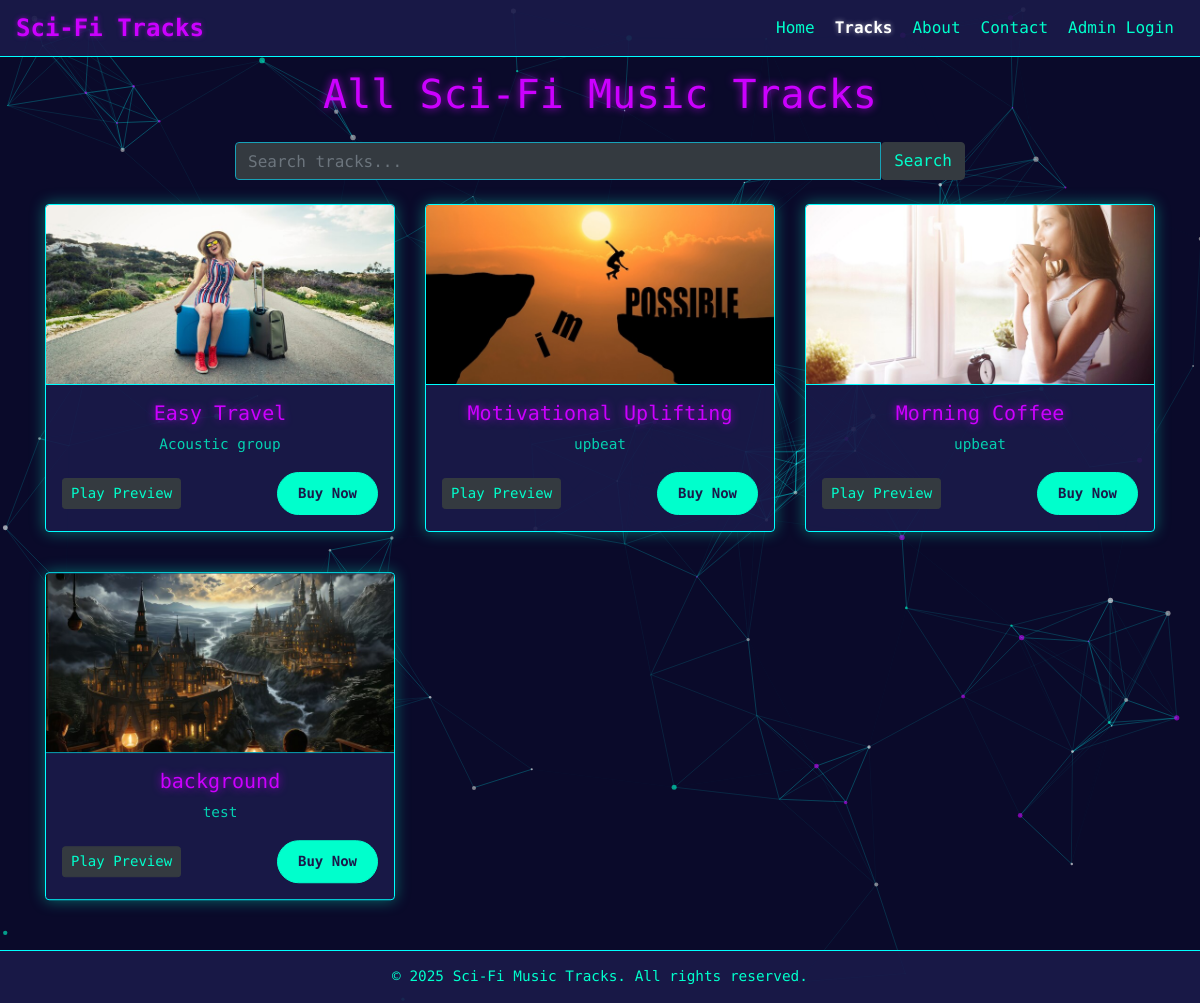
Screenshot of /shop/tracks.php with the database file from the repository.
### tables this page shows
CREATE TABLE IF NOT EXISTS `tracks` (
  `id` int NOT NULL AUTO_INCREMENT,
  `name` varchar(255) NOT NULL,
  `description` text,
  `file_name` varchar(255) DEFAULT NULL,
  `image_name` varchar(255) DEFAULT NULL,
  `created_at` timestamp NULL DEFAULT CURRENT_TIMESTAMP,
  PRIMARY KEY (`id`)
);

### shop/tracks.php (the view, shortened to what this page needs)
<?php
require_once 'includes/header.php';
require_once 'admin/includes/db_connection.php';
$search_query = "";
$sql = "";
$general_err = "";
if ($link === false) {
    $general_err = "Database connection error. Tracks cannot be displayed.";
} else {
    if (isset($_GET['search_query']) && !empty(trim($_GET['search_query']))) {
        $search_query = trim($_GET['search_query']);
        $sql = "SELECT id, name, description, image_name, file_name FROM tracks WHERE LOWER(name) LIKE ? OR LOWER(description) LIKE ? ORDER BY created_at DESC";
        $param_types = "ss";
        $like_search_query = '%' . strtolower($search_query) . '%';
        $params = [$like_search_query, $like_search_query];
        $search_message = "Showing tracks matching: <strong>" . htmlspecialchars($search_query) . "</strong>";
    } else {
        $sql = "SELECT id, name, description, image_name, file_name FROM tracks ORDER BY created_at DESC";
         $search_query = "";
    }
    $result = null;
    if (empty($general_err)) {
        if ($stmt = mysqli_prepare($link, $sql)) {
            if (mysqli_stmt_execute($stmt)) {
                $result = mysqli_stmt_get_result($stmt);
            } else {
                $general_err = "ERROR: Could not execute query. " . mysqli_stmt_error($stmt);
            }
        } else {
            $general_err = "ERROR: Could not prepare query. " . mysqli_error($link);
        }
    }
}
?>
    <h1 class="text-center mb-4">All Sci-Fi Music Tracks</h1>
    <div class="row justify-content-center mb-4">
        <div class="col-md-8">
            <form method="get" action="tracks.php">
                <div class="input-group">
                    <input type="text" class="form-control bg-dark text-info border-info" placeholder="Search tracks..." name="search_query" value="<?php echo htmlspecialchars($search_query); ?>">
                    <button class="btn btn-secondary" type="submit">Search</button>
                </div>
            </form>
        </div>
    </div>
    <div class="row">
        <?php
        if (empty($general_err) && $result && mysqli_num_rows($result) > 0):
        ?>
            <?php while ($row = mysqli_fetch_assoc($result)): ?>
                <div class="col-md-4">
                    <div class="card">
                        <?php
                        $image_path = '';
                        $image_exists = false;
                        $public_image_directory = 'images/tracks/';
                        if (!empty($row['image_name'])) {
                            $server_image_path = __DIR__ . '/' . $public_image_directory . $row['image_name'];
                            if (file_exists($server_image_path)) {
                                $image_path = $public_image_directory . htmlspecialchars($row['image_name']);
                                $image_exists = true;
                            }
                        }
                        ?>
                        <?php if ($image_exists): ?>
                            <img src="<?php echo $image_path; ?>" class="card-img-top" alt="<?php echo htmlspecialchars($row['name']); ?>">
                        <?php else: ?>
                            <div class="card-img-top bg-secondary text-white d-flex align-items-center justify-content-center" style="height: 180px;">
                                No Image
                            </div>
                        <?php endif; ?>
                        <div class="card-body">
                            <h5 class="card-title"><?php echo htmlspecialchars($row['name']); ?></h5>
                            <?php if (!empty($row['description'])): ?>
                                <p class="card-text"><?php echo nl2br(htmlspecialchars($row['description'])); ?></p>
                            <?php endif; ?>
                            <div class="d-flex justify-content-between align-items-center">
                                <a href="player.php?id=<?php echo $row['id']; ?>" class="btn btn-secondary btn-sm btn-play <?php echo empty($row['file_name']) ? 'disabled' : ''; ?>" <?php echo empty($row['file_name']) ? 'aria-disabled="true"' : ''; ?>>
                                    Play Preview
                                </a>
                                <button class="btn btn-sm btn-primary btn-buy" data-track-name="<?php echo htmlspecialchars($row['name']); ?>">Buy Now</button>
                            </div>
                        </div>
                    </div>
                </div>
            <?php endwhile; ?>
        <?php elseif (empty($general_err)):  ?>
             <div class="col-12">
                 <p class="text-center text-muted">No music tracks available yet.</p>
             </div>
        <?php endif; ?>
    </div>
<?php
require_once 'includes/footer.php';
?>

### shop/includes/header.php (shortened to what this page needs)
<?php
$currentPage = basename($_SERVER['PHP_SELF']);
?>
<!DOCTYPE html>
<html lang="en">
<head>
    <link rel="stylesheet" href="https://stackpath.bootstrapcdn.com/bootstrap/4.5.2/css/bootstrap.min.css">
    <link rel="stylesheet" href="style.css">
    <link rel="stylesheet" href="https://cdnjs.cloudflare.com/ajax/libs/animate.css/4.1.1/animate.min.css" />
</head>
<body>
    <div id="particles-js"></div>
    <nav class="navbar navbar-expand-lg navbar-dark fixed-top">
        <a class="navbar-brand" href="../index.html">Sci-Fi Tracks</a>
        <div class="collapse navbar-collapse" id="navbarNav">
            <ul class="navbar-nav ml-auto">
                <li class="nav-item <?php echo ($currentPage == 'index.php' || $currentPage == '') ? 'active' : ''; ?>">
                    <a class="nav-link" href="index.php">Home <span class="sr-only">(current)</span></a>
                </li>
                <li class="nav-item <?php echo ($currentPage == 'tracks.php') ? 'active' : ''; ?>">
                    <a class="nav-link" href="tracks.php">Tracks</a>
                </li>
                <li class="nav-item <?php echo ($currentPage == 'about.php') ? 'active' : ''; ?>">
                    <a class="nav-link" href="about.php">About</a>
                </li>
                <li class="nav-item <?php echo ($currentPage == 'contact.php') ? 'active' : ''; ?>">
                    <a class="nav-link" href="contact.php">Contact</a>
                </li>
                <li class="nav-item">
                    <a class="nav-link" href="admin/login.php">Admin Login</a>
                </li>
            </ul>
        </div>
    </nav>
    <div class="container">

### shop/includes/footer.php (shortened to what this page needs)
</div>
<footer>
        <p class="text-center">© <?php echo date("Y"); ?> Sci-Fi Music Tracks. All rights reserved.</p>
</footer>
</body>
</html>

### shop/style.css (style rules this page uses)
body { background-color: #0a0a2a; color: #00ffcc; font-family: 'Share Tech Mono', monospace; min-height: 100vh; position: relative; overflow-x: hidden; margin: 0; padding: 0; }
#particles-js { position: fixed; top: 0; left: 0; width: 100%; height: 100%; z-index: -1; background-color: #0a0a2a; pointer-events: none; margin: 0; padding: 0; overflow: hidden; }
.navbar { background-color: rgba(26, 26, 74, 0.9) !important; border-bottom: 1px solid #00ffff; z-index: 10; padding: 5px 1rem !important; }
.navbar-brand { color: #cc00ff !important; text-shadow: 0 0 5px rgba(204, 0, 255, 0.6); font-weight: bold; font-size: 1.5em; padding: 5px 0 !important; }
.navbar-nav .nav-link { color: #00ffcc !important; transition: color 0.3s ease; padding: 5px 10px !important; }
.navbar-nav .nav-item.active .nav-link { color: #ffffff !important; font-weight: bold; text-shadow: 0 0 5px rgba(255, 255, 255, 0.6); }
.container { position: relative; z-index: 1; margin-top: 70px; padding-bottom: 10px; }
h1, h2, .card-title { color: #cc00ff; text-shadow: 0 0 8px rgba(204, 0, 255, 0.8); }
.card { background-color: rgba(26, 26, 74, 0.9); border: 1px solid #00ffff; color: #00ffcc; margin-bottom: 20px; text-align: center; box-shadow: 0 0 15px rgba(0, 255, 204, 0.4); transition: transform 0.3s ease-in-out, box-shadow 0.3s ease-in-out; position: relative; z-index: 2; overflow: hidden; }
.card img { border-bottom: 1px solid #00ffff; height: 180px; object-fit: cover; width: 100%; }
.card-body { padding: 1rem; }
.card-title { font-size: 1.25rem; margin-bottom: 0.5rem; color: #cc00ff; text-shadow: 0 0 8px rgba(204, 0, 255, 0.8); }
.card-text { font-size: 0.9rem; color: rgba(0, 255, 204, 0.8); line-height: 1.6; }
.card p { line-height: 1.6; }
.btn-buy { background-color: #00ffcc; border-color: #00ffcc; color: #1a1a4a; font-weight: bold; padding: 10px 20px; border-radius: 25px; transition: background-color 0.3s ease, border-color 0.3s ease, color 0.3s ease, box-shadow 0.3s ease; }
.btn-secondary { background-color: #343a40; border-color: #343a40; color: #00ffcc; transition: background-color 0.3s ease, border-color 0.3s ease, color 0.3s ease; }
a.btn-play { display: inline-flex; align-items: center; justify-content: center; cursor: pointer; transition: color 0.3s ease; text-decoration: none; color: inherit; }
.featured-track-section .d-flex .btn-primary, .card-body .d-flex .btn-primary { margin-left: 10px; }
.card-body .d-flex { justify-content: center; }
footer { background-color: rgba(26, 26, 74, 0.9); color: #00ffcc; padding: 15px 0; margin-top: 40px; border-top: 1px solid #00ffff; font-size: 0.9em; width: 100%; position: relative; z-index: 1; }
footer p { margin-bottom: 0; }

### rows the page displays
tracks: image_name (picture), name "Easy Travel", description "Acoustic group"
tracks: image_name (picture), name "Motivational Uplifting", description "upbeat"
tracks: image_name (picture), name "Morning Coffee", description "upbeat"
tracks: image_name (picture), name "background", description "test"
